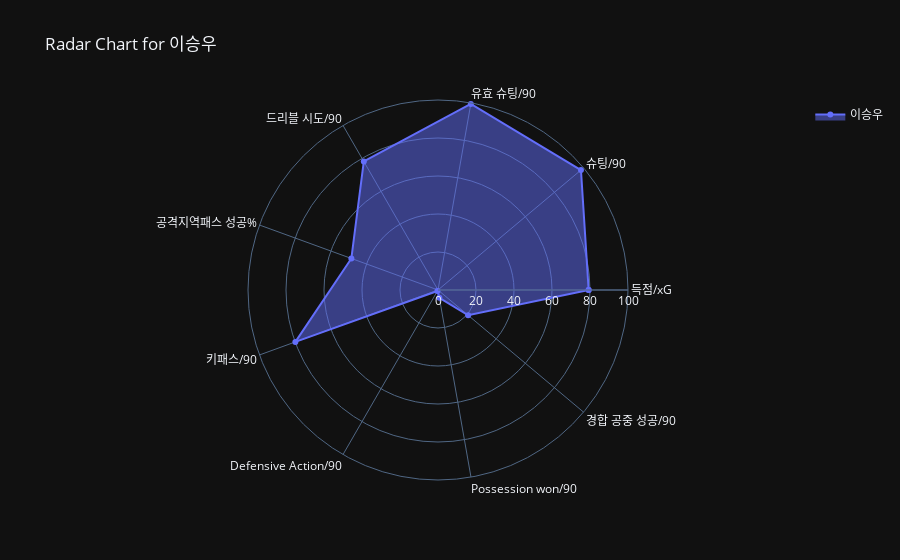

The cell this chart's notebook holds for it:
### Code cell
mh_radar = RadarChart('이승우', df)
mh_radar.plot()

### Figure 1 — Plotly figure (JSON) as saved in the notebook; plotly's stock layout.template omitted (floating-point values rounded to 4 significant figures)
{"data": [{"fill": "toself", "name": "이승우", "r": [79.29, 98.22, 99.41, 78.11, 48.52, 79.88, 0.5917, 4.142, 20.71, 79.29], "theta": ["득점/xG", "슈팅/90", "유효 슈팅/90", "드리블 시도/90", "공격지역패스 성공%", "키패스/90", "Defensive Action/90", "Possession won/90", "경합 공중 성공/90", "득점/xG"], "type": "scatterpolar"}], "layout": {"polar": {"radialaxis": {"visible": true, "range": [0, 100]}}, "showlegend": true, "title": {"text": "Radar Chart for 이승우"}}}
